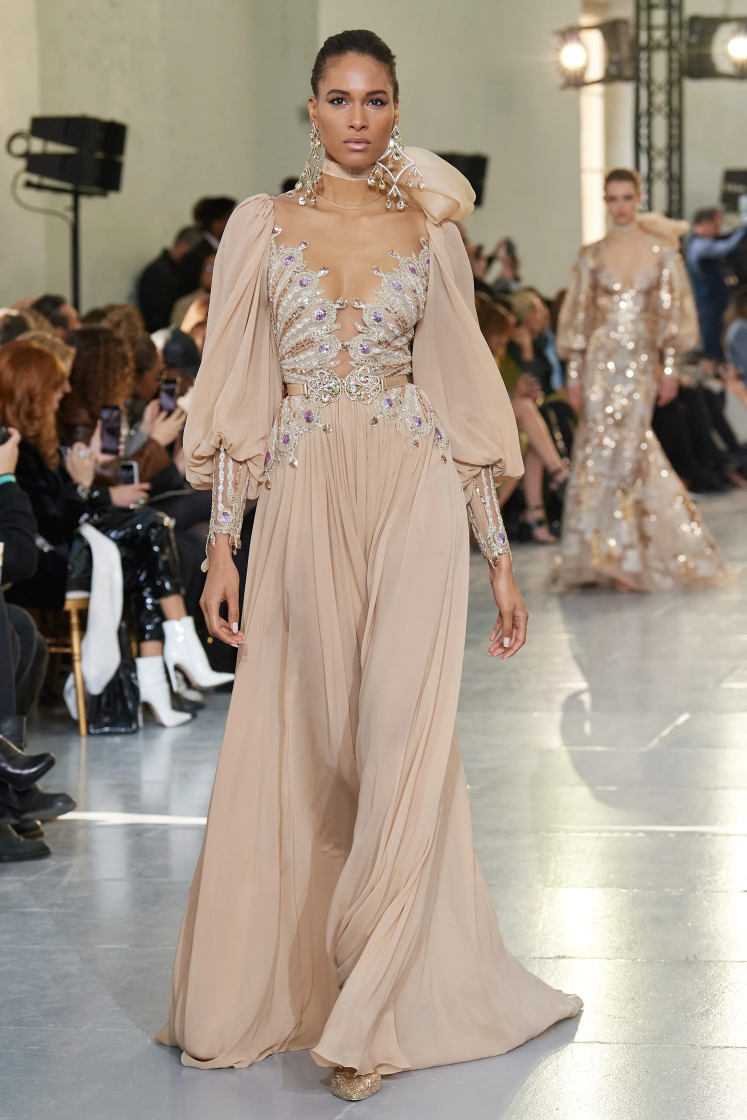
#> input picture examples/_FIO0399.jpg.webp, 2240 x 3360 px (shown at 1/3 size)
$ python benchmark.py examples/_FIO0399.jpg.webp
#> lines starting #> are read from the running program, lines starting #| are printed output that depends on the picture
### mosaic_core.py
import time
import numpy as np
from PIL import Image
from scipy.spatial import cKDTree
from skimage.metrics import mean_squared_error, structural_similarity


# Step 1

def preprocess(pil_image: Image.Image, grid_size: int, cell_px: int = 16) -> np.ndarray:
    target_size = grid_size * cell_px
    img = pil_image.convert("RGB")

    w, h = img.size
    scale = target_size / min(w, h)
    new_w, new_h = int(round(w * scale)), int(round(h * scale))
    img = img.resize((new_w, new_h), Image.LANCZOS)

    left = (new_w - target_size) // 2
    top = (new_h - target_size) // 2
    img = img.crop((left, top, left + target_size, top + target_size))

    return np.array(img, dtype=np.uint8)


# Step 2

def compute_vectorized(img_array: np.ndarray, grid_size: int) -> np.ndarray:
    h, w, c = img_array.shape
    cell_h, cell_w = h // grid_size, w // grid_size

    reshaped = img_array.reshape(grid_size, cell_h, grid_size, cell_w, c)
    grid_colors = reshaped.mean(axis=(1, 3))
    return grid_colors.astype(np.uint8)


def compute_loop(img_array: np.ndarray, grid_size: int) -> np.ndarray:
    h, w, c = img_array.shape
    cell_h, cell_w = h // grid_size, w // grid_size
    grid_colors = np.zeros((grid_size, grid_size, c), dtype=np.float64)

    for i in range(grid_size):
        for j in range(grid_size):
            cell = img_array[i * cell_h:(i + 1) * cell_h, j * cell_w:(j + 1) * cell_w]
            grid_colors[i, j] = cell.reshape(-1, c).mean(axis=0)

    return grid_colors.astype(np.uint8)


# Step 3

def generate(style: str = "solid", levels: int = 6, tile_px: int = 24):
    values = np.linspace(0, 255, levels).astype(np.uint8)
    tiles = {}

    yy, xx = np.mgrid[0:tile_px, 0:tile_px]

    for r in values:
        for g in values:
            for b in values:
                base_color = np.array([r, g, b], dtype=np.float64)
                tile = np.zeros((tile_px, tile_px, 3), dtype=np.uint8)

                if style == "solid":
                    tile[:, :] = base_color

                elif style == "gradient":
                    diag = (xx + yy) / (2 * (tile_px - 1))
                    shade = 0.7 + 0.3 * diag  # 0.7~1.0
                    tile = np.clip(base_color[None, None, :] * shade[:, :, None], 0, 255).astype(np.uint8)

                elif style == "cross":
                    tile[:, :] = (base_color * 0.75).astype(np.uint8)
                    inset = max(1, tile_px // 6)
                    tile[inset:-inset, inset:-inset] = base_color.astype(np.uint8)

                else:
                    raise ValueError(f"unknown: {style}")

                tiles[(int(r), int(g), int(b))] = tile

    return tiles


# Step 4

def build_mosaic(grid_colors: np.ndarray, tiles: dict, tile_px: int) -> np.ndarray:
    keys = np.array(list(tiles.keys()))
    tree = cKDTree(keys)

    grid_size = grid_colors.shape[0]
    flat_colors = grid_colors.reshape(-1, 3)
    _, nearest_idx = tree.query(flat_colors)

    mosaic = np.zeros((grid_size * tile_px, grid_size * tile_px, 3), dtype=np.uint8)

    for n in range(flat_colors.shape[0]):
        i, j = divmod(n, grid_size)
        tile = tiles[tuple(keys[nearest_idx[n]])]
        mosaic[i * tile_px:(i + 1) * tile_px, j * tile_px:(j + 1) * tile_px] = tile

    return mosaic


# [25 lines left out: functions add_grid, compute_metrics, not called in this run]


# Step 6

def benchmark_grid_sizes(pil_image: Image.Image, grid_sizes=(16, 32, 64), n_repeats: int = 3):
    results = []
    for gs in grid_sizes:
        img_array = preprocess(pil_image, gs)

        t_vec = []
        for _ in range(n_repeats):
            t0 = time.perf_counter()
            compute_vectorized(img_array, gs)
            t_vec.append(time.perf_counter() - t0)

        t_loop = []
        for _ in range(n_repeats):
            t0 = time.perf_counter()
            compute_loop(img_array, gs)
            t_loop.append(time.perf_counter() - t0)

        vec_ms = float(np.mean(t_vec) * 1000)
        loop_ms = float(np.mean(t_loop) * 1000)
        results.append({
            "grid_size": gs,
            "vectorized_ms": vec_ms,
            "loop_ms": loop_ms,
            "speedup": loop_ms / vec_ms if vec_ms > 0 else float("inf"),
        })
    return results


# [44 lines left out: functions format_benchmark_report, run_pipeline, not called in this run]

### benchmark.py
import sys
import time
import numpy as np
import matplotlib.pyplot as plt
from PIL import Image

from mosaic_core import (
    preprocess,
    compute_vectorized,
    generate,
    build_mosaic,
    benchmark_grid_sizes,
)

GRID_SIZES = [16, 32, 64]
N_REPEATS = 5

def benchmark_grid_computation(img_path: str):
    pil_img = Image.open(img_path)
    results = benchmark_grid_sizes(pil_img, grid_sizes=GRID_SIZES, n_repeats=N_REPEATS)
    return {
        "grid_size": [r["grid_size"] for r in results],
        "vectorized_ms": [r["vectorized_ms"] for r in results],
        "loop_ms": [r["loop_ms"] for r in results],
    }


def benchmark_full_pipeline(img_path: str):
    pil_img = Image.open(img_path)
    full_times = []

    for gs in GRID_SIZES:
        img_array = preprocess(pil_img, gs)
        t0 = time.perf_counter()
        grid_colors = compute_vectorized(img_array, gs)
        tiles = generate("cross", levels=6, tile_px=24)
        build_mosaic(grid_colors, tiles, tile_px=24)
        full_times.append((time.perf_counter() - t0) * 1000)

    return full_times


def main():
    if len(sys.argv) < 2:
        print("Usage: python benchmark.py path/to/test_image.jpg")
        sys.exit(1)

    img_path = sys.argv[1]
    grid_results = benchmark_grid_computation(img_path)
#> in benchmark_grid_computation, pil_img is the input picture: PIL image 2240x3360 RGB; mean R, G, B 161.6, 149, 135.1
#> the loop in benchmark_grid_sizes, `for gs in grid_sizes:` made 3 passes
#> loop_ms on passes 1 to 3: 12.28, 46.1, 174.1
#> pass 1, in preprocess, `img = img.resize((new_w, new_h), Image.LANCZOS)`:
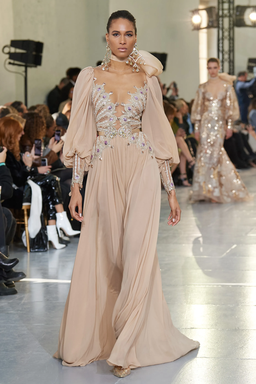
#> img: PIL image 256x384 RGB; mean R, G, B 161.6, 149, 135.1
#> pass 1, in preprocess, `img = img.crop((left, top, left + target_size, top + target_size))`:
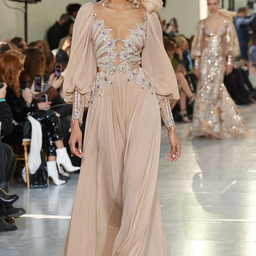
#> img: PIL image 256x256 RGB; mean R, G, B 157.5, 142.7, 129.5
#> pass 2, in preprocess (call 2), `img = img.resize((new_w, new_h), Image.LANCZOS)`:
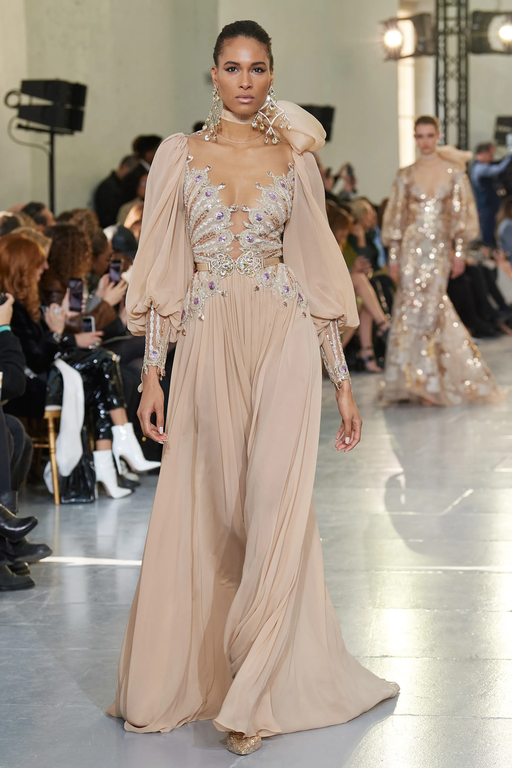
#> img: PIL image 512x768 RGB; mean R, G, B 161.6, 149, 135.1
#> pass 2, in preprocess (call 2), `img = img.crop((left, top, left + target_size, top + target_size))`:
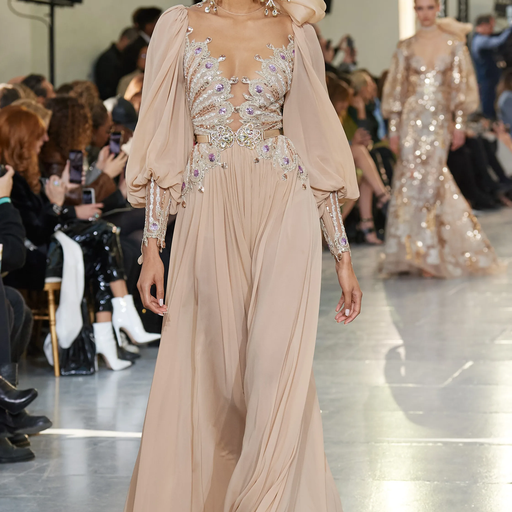
#> img: PIL image 512x512 RGB; mean R, G, B 157.5, 142.7, 129.5
#> after the loop in benchmark_grid_sizes, `for gs in grid_sizes:`: results = 3 items
#> grid_results = {'grid_size': [16, 32, 64], 'vectorized_ms': [5.57, 18.4, 69.43], 'loop_ms': [12.28, 46.1, 174.1]}
    full_times = benchmark_full_pipeline(img_path)
#> the loop in benchmark_full_pipeline, `for gs in GRID_SIZES:` made 3 passes
#> pass 2, in compute_vectorized (call 17), `grid_colors = reshaped.mean(axis=(1, 3))`:
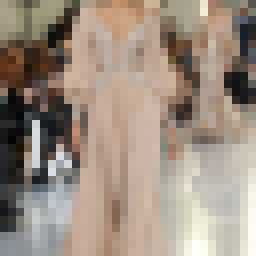
#> grid_colors: shape (32, 32, 3) float64 (shown 8 times larger); mean of channels 0, 1, 2 157.5, 142.7, 129.5; drawn as R, G, B
#> pass 3, in compute_vectorized (call 18), `grid_colors = reshaped.mean(axis=(1, 3))`:
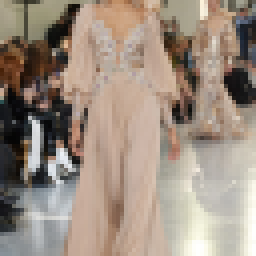
#> grid_colors: shape (64, 64, 3) float64 (shown 4 times larger); mean of channels 0, 1, 2 157.5, 142.7, 129.5; drawn as R, G, B
#> after the loop in benchmark_full_pipeline, `for gs in GRID_SIZES:`: full_times = [22.24, 57.8, 166.5]
#> full_times = [22.24, 57.8, 166.5]

    print(f"\n=== Grid Color Computation Time (ms, avg of {N_REPEATS} runs) ===")
    print(f"{'Grid Size':>10} | {'Vectorized (ms)':>16} | {'Loop (ms)':>12} | {'Speedup':>8}")
    for gs, v, l in zip(grid_results["grid_size"], grid_results["vectorized_ms"], grid_results["loop_ms"]):
        speedup = l / v if v > 0 else float("inf")
        print(f"{gs:>10} | {v:>16.3f} | {l:>12.3f} | {speedup:>7.1f}x")
#> this loop made 3 passes
#> (gs, v, l, speedup) on passes 1 to 3: (16, 5.57, 12.28, 2.21), (32, 18.4, 46.1, 2.51), (64, 69.43, 174.1, 2.51)
#|         16 |            5.568 |       12.278 |     2.2x
#|         32 |           18.400 |       46.102 |     2.5x
#|         64 |           69.429 |      174.110 |     2.5x

    print("\n=== Full Pipeline Time (Vectorized, ms) ===")
    for gs, t in zip(GRID_SIZES, full_times):
        print(f"Grid Size {gs}: {t:.2f} ms")
#> this loop made 3 passes
#> (gs, t) on passes 1 to 3: (16, 22.24), (32, 57.8), (64, 166.5)
#| Grid Size 16: 22.24 ms
#| Grid Size 32: 57.80 ms
#| Grid Size 64: 166.54 ms

    # Draw
    fig, axes = plt.subplots(1, 2, figsize=(12, 5))

    axes[0].plot(grid_results["grid_size"], grid_results["vectorized_ms"], "o-", label="Vectorized (NumPy)")
    axes[0].plot(grid_results["grid_size"], grid_results["loop_ms"], "s-", label="Nested Loop")
    axes[0].set_xlabel("Grid Size")
    axes[0].set_ylabel("Time (ms)")
    axes[0].set_title("Grid Color Computation: Vectorized vs Loop")
    axes[0].legend()
    axes[0].grid(True, alpha=0.3)

    axes[1].plot(GRID_SIZES, full_times, "o-", color="green")
    axes[1].set_xlabel("Grid Size")
    axes[1].set_ylabel("Time (ms)")
    axes[1].set_title("Full Pipeline Time vs Grid Size")
    axes[1].grid(True, alpha=0.3)

    plt.tight_layout()
    plt.savefig("benchmark_results.png", dpi=150)
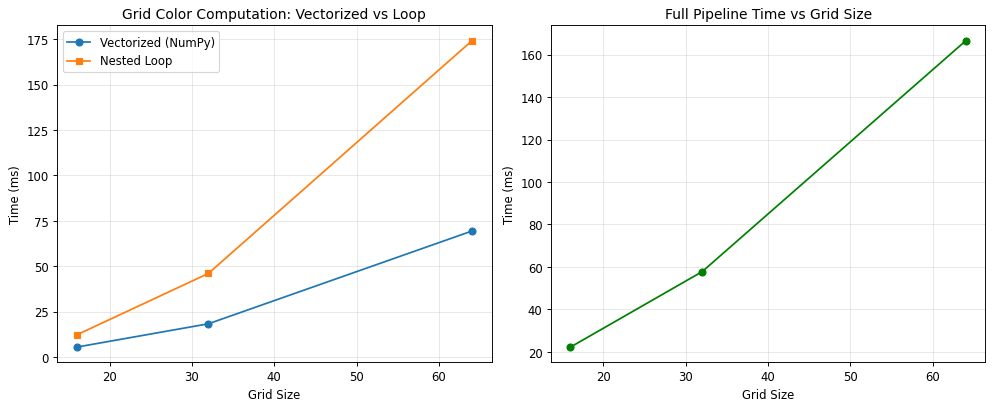
#> figure drawn by matplotlib, 2 panels
    print("\nSaved chart to benchmark_results.png")

if __name__ == "__main__":
    main()

$ run again, on examples/_FIO0443.jpg.webp
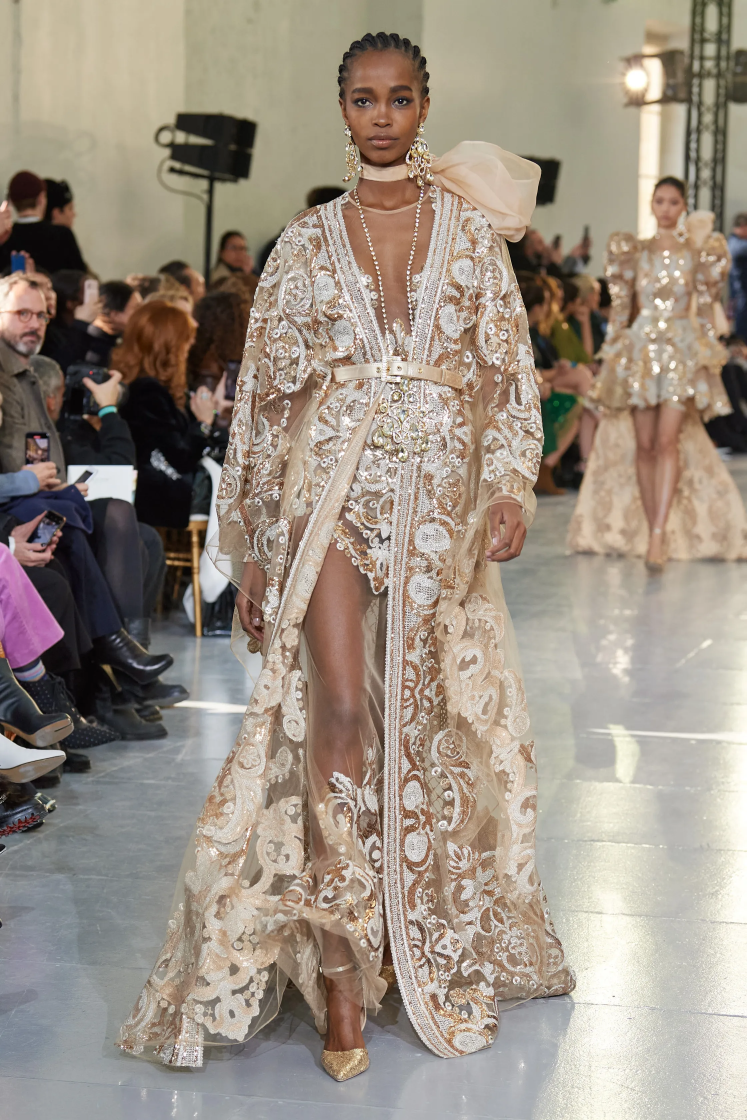
#> input picture examples/_FIO0443.jpg.webp, 2240 x 3360 px (shown at 1/3 size)
#> in benchmark_grid_computation, pil_img is the input picture: PIL image 2240x3360 RGB; mean R, G, B 155.6, 144.1, 131.7
#> the loop in benchmark_grid_sizes, `for gs in grid_sizes:` made 3 passes
#> loop_ms on passes 1 to 3: 13.22, 43.73, 185.1
#> pass 1, in preprocess, `img = img.crop((left, top, left + target_size, top + target_size))`:
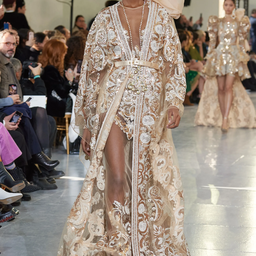
#> img: PIL image 256x256 RGB; mean R, G, B 149.9, 136.2, 124.9
#> after the loop in benchmark_grid_sizes, `for gs in grid_sizes:`: results = 3 items
#> grid_results = {'grid_size': [16, 32, 64], 'vectorized_ms': [5.61, 18.38, 68.34], 'loop_ms': [13.22, 43.73, 185.1]}
#> after the loop in benchmark_full_pipeline, `for gs in GRID_SIZES:`: full_times = [21.75, 55.76, 153.1]
#> the loop in main, `for gs, v, l in zip(grid_results["grid_size"], grid_results["vectorize..` made 3 passes
#> (gs, v, l, speedup) on passes 1 to 3: (16, 5.61, 13.22, 2.36), (32, 18.38, 43.73, 2.38), (64, 68.34, 185.1, 2.71)
#> (printed output is left out)
#> the loop in main, `for gs, t in zip(GRID_SIZES, full_times):` made 3 passes
#> (gs, t) on passes 1 to 3: (16, 21.75), (32, 55.76), (64, 153.1)
#> (printed output is left out)
#> in main, `plt.savefig("benchmark_results.png", dpi=150)`:
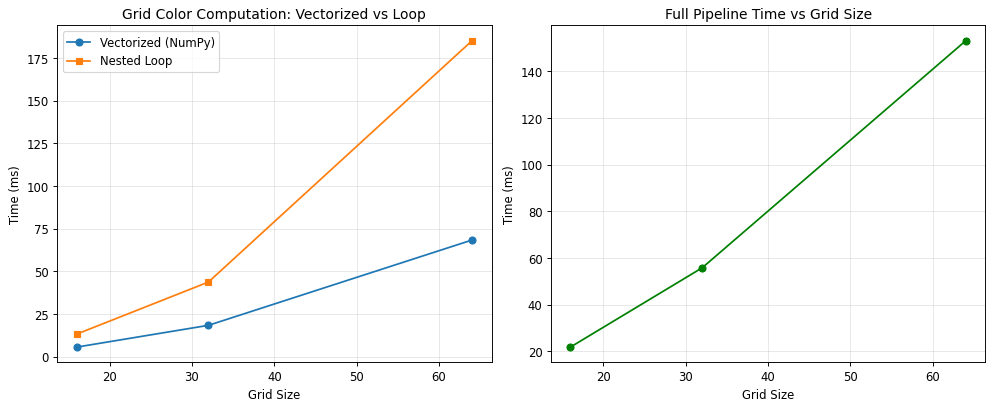
#> figure drawn by matplotlib, 2 panels
